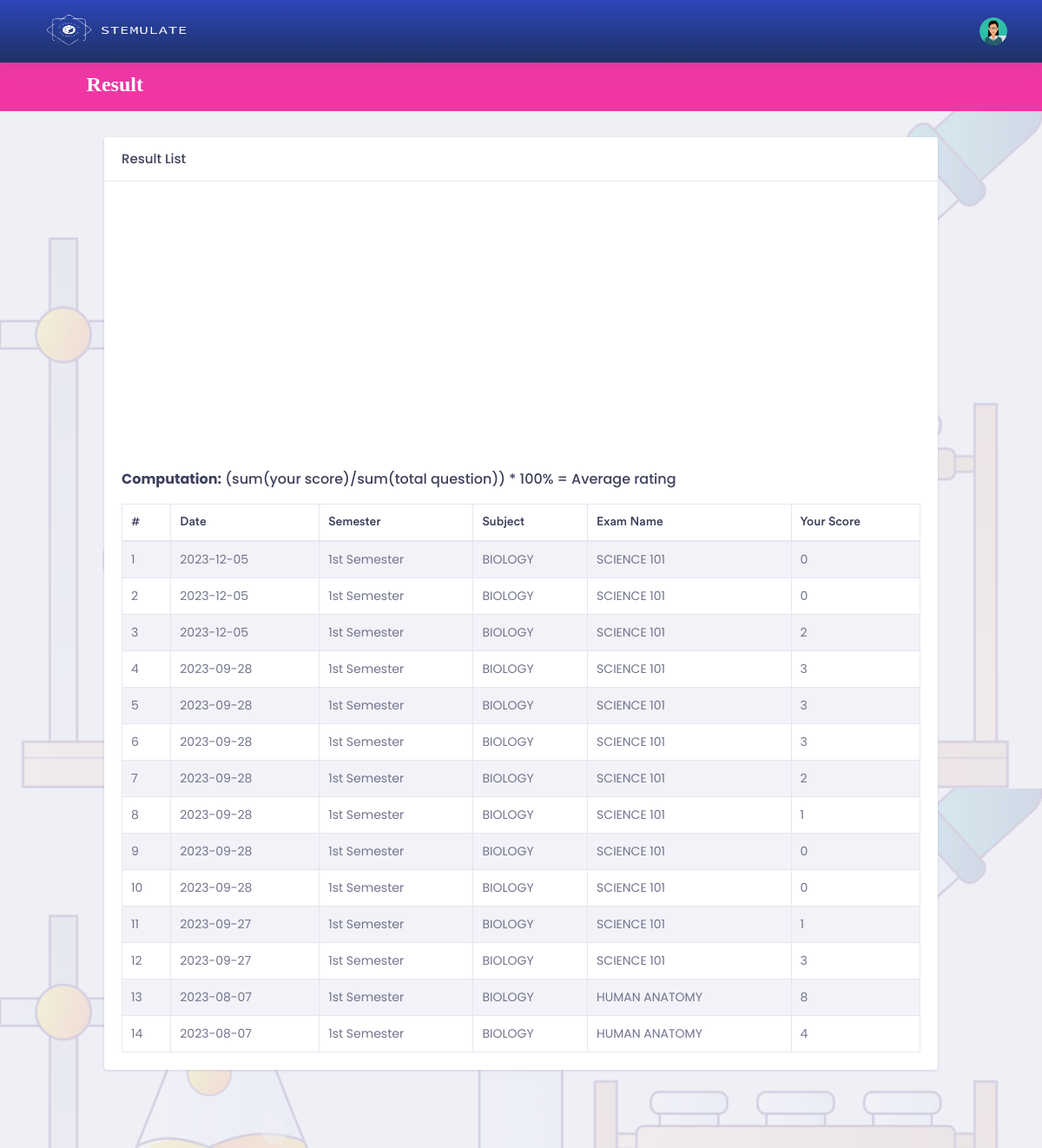
The page /student/result.php (signed in) on the database its author committed.
### tables this page shows
CREATE TABLE `result_summery` (
  `id` int(11) NOT NULL,
  `student_id` int(11) NOT NULL,
  `exam_id` int(11) NOT NULL,
  `total_mark` varchar(10) NOT NULL,
  `your_mark` varchar(10) NOT NULL,
  `sts` int(11) NOT NULL,
  `unique_code` varchar(255) NOT NULL,
  `created_at` date NOT NULL DEFAULT current_timestamp(),
  `semester_id` int(11) NOT NULL,
  `subject_id` int(11) NOT NULL
);

CREATE TABLE `semester` (
  `id` int(11) NOT NULL,
  `name` varchar(255) NOT NULL,
  `status` int(11) NOT NULL,
  `admin_id` int(11) NOT NULL,
  `startDate` date DEFAULT NULL,
  `endDate` date DEFAULT NULL
);

CREATE TABLE `subject` (
  `id` int(11) NOT NULL,
  `semester_id` int(11) NOT NULL,
  `name` varchar(255) NOT NULL,
  `status` int(11) NOT NULL,
  `admin_id` int(11) NOT NULL,
  `startDate` date DEFAULT NULL,
  `endDate` date DEFAULT NULL
);

CREATE TABLE `exam` (
  `id` int(11) NOT NULL,
  `semester_id` int(11) NOT NULL,
  `subject_id` int(11) NOT NULL,
  `name` varchar(255) NOT NULL,
  `status` int(11) NOT NULL,
  `admin_id` int(11) NOT NULL,
  `duration` int(11) DEFAULT NULL,
  `question_mark` int(11) DEFAULT NULL,
  `total_mark` int(11) DEFAULT NULL,
  `total_question` int(11) NOT NULL,
  `startDate` date DEFAULT NULL,
  `endDate` date DEFAULT NULL
);

### student/result.php (the view, shortened to what this page needs)
<?php
    if ($_SESSION['p'] != "") {
?>
<!doctype html>
<html lang="en">
<head>
    <?php include 'head.php'; ?>
</head>
<body>
    <div class="dashboard-main-wrapper">
         <div class="dashboard-header">
            <?php include 'header.php';  ?>
            <?php include 'navigation.php';  ?>
        </div>
        <div class="dashboard-wrapper">
            <div class="container-fluid  dashboard-content">
                <div class="row">
                    <div class="col-xl-12 col-lg-12 col-md-12 col-sm-12 col-12">
                        <div class="card">
                            <h5 class="card-header">Result List </h5>
                            <span style="padding-left:20px; padding-top:10px;">
                            </span>
                            <div id="container" style="height: 400px;"></div>
                            <div class="card-body" style="margin-top: -100px;">
                            <h4><b>Computation:</b> (sum(your score)/sum(total question)) * 100% = Average rating</h4>
                                <div class="table-responsive">
                                    <table class="table table-striped table-bordered">
                                        <thead>
                                            <tr>
                                                <th>#</th>
                                                <th>Date</th>
                                                <th>Semester</th>
                                                <th>Subject</th>
                                                <th>Exam Name</th>
                                                <th>Your Score</th>
                                            </tr>
                                        </thead>
                                        <tbody>
                                            <?php
                                                $sl = 0;
                                                include 'db.php';
                                                $query = mysqli_query($link, "select * from result_summery where student_id = '$_SESSION[id]' and sts = '1' order by id desc ");
                                                while($data = mysqli_fetch_array($query)) {
                                            ?>
                                            <tr>
                                                <td><?php echo ++$sl; ?></td>
                                                <td><?php echo $data['created_at']; ?></td>
                                                <td>
                                                    <?php
                                                        $query2 = mysqli_query($link, "select * from semester where id = '$data[semester_id]'");
                                                        while($data2 = mysqli_fetch_array($query2)) {
                                                            echo $data2['name'];
                                                        }
                                                    ?>
                                                </td>
                                                <td>
                                                    <?php
                                                        $query2 = mysqli_query($link, "select * from subject where id = '$data[subject_id]'");
                                                            while($data2 = mysqli_fetch_array($query2)) {
                                                            echo $data2['name'];
                                                        }
                                                    ?>
                                                </td>
                                                <td>
                                                    <?php
                                                        $query2 = mysqli_query($link, "select * from exam where id = '$data[exam_id]'");
                                                        while($data2 = mysqli_fetch_array($query2)) {
                                                            echo $data2['name'];
                                                        }
                                                    ?>
                                                </td>
                                                <td><?php echo $data['your_mark']; ?></td>
                                            </tr>
                                            <?php } ?>
                                        </tbody>
                                    </table>
                                </div>
                            </div>
                        </div>
                    </div>
                </div>
            </div>
        </div>
    </div>
</body>
</html>
<?php
} else {
    echo "<script>";
    echo "self.location='index.php?msg=<font color=red>Please Login First.</font>';";
    echo "</script>";
}
?>

### student/assets/libs/css/main.css (style rules this page uses)
body { margin: 0; padding: 0; font-family: 'Poppins', sans-serif; background-color: #f1f1f1; color: #333333; }

### student/result.php (style rules this page uses)
#container { height: 400px; width: 400px; overflow: hidden; clip-path: polygon(0 0, 100% 0, 100% 65%, 0 65%); align-self: center; }

### rows shown on the page
result_summery: created_at "2023-12-05", your_mark "0"
semester: name "1st Semester"
subject: name "BIOLOGY"
exam: name "SCIENCE 101"
result_summery: created_at "2023-12-05", your_mark "0"
result_summery: created_at "2023-12-05", your_mark "2"
result_summery: created_at "2023-09-28", your_mark "3"
result_summery: created_at "2023-09-28", your_mark "3"
result_summery: created_at "2023-09-28", your_mark "3"
result_summery: created_at "2023-09-28", your_mark "2"
result_summery: created_at "2023-09-28", your_mark "1"
result_summery: created_at "2023-09-28", your_mark "0"
result_summery: created_at "2023-09-28", your_mark "0"
result_summery: created_at "2023-09-27", your_mark "1"
result_summery: created_at "2023-09-27", your_mark "3"
result_summery: created_at "2023-08-07", your_mark "8"
exam: name "HUMAN ANATOMY"
result_summery: created_at "2023-08-07", your_mark "4"

### other values the page prints
$currentpage "Result"
